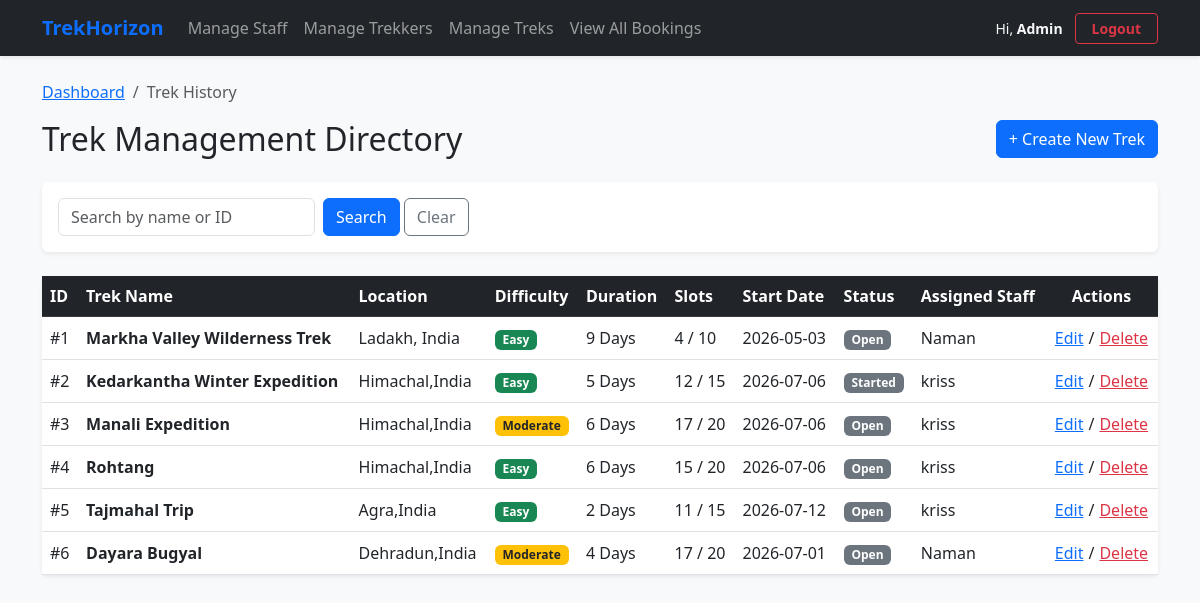
/admin/treks (signed in), run on an earlier commit of the app's database.
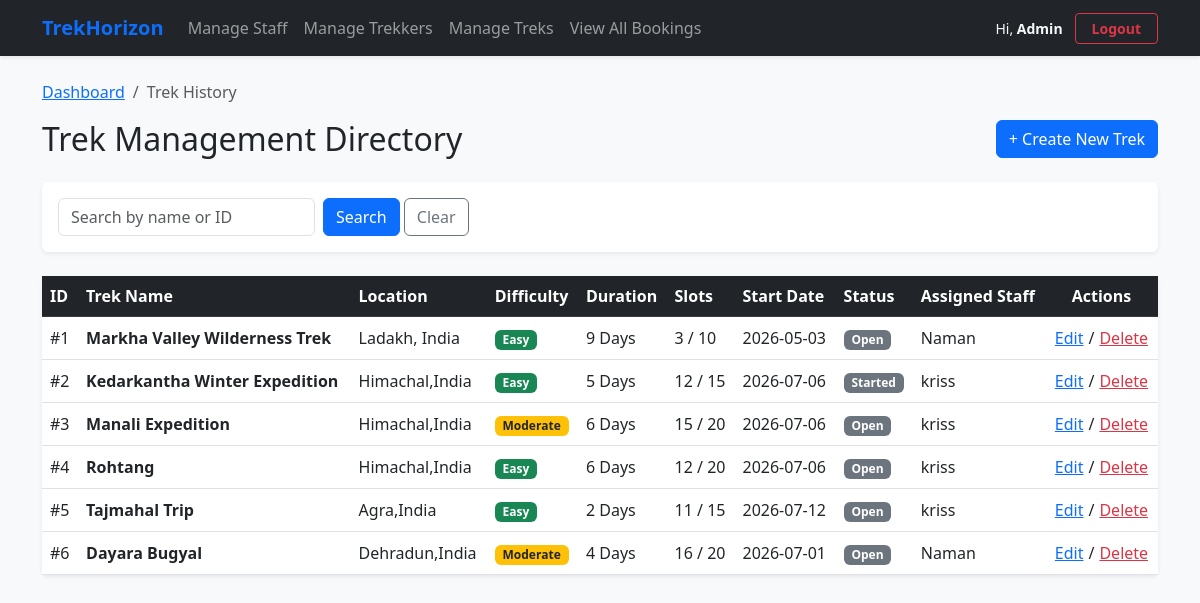
And on a later commit of the database.
### models.py (models this page shows)
class Trek(db.Model):
    trek_id = db.Column(db.Integer, primary_key=True, autoincrement=True)
    trek_name = db.Column(db.String(150), nullable=False)
    location = db.Column(db.String(150), nullable=False)
    difficulty = db.Column(db.Enum('Easy', 'Moderate', 'Hard', name='trek_difficulty'), nullable=False)
    duration_days = db.Column(db.Integer, nullable=False)
    available_slots = db.Column(db.Integer, nullable=False)
    max_slots = db.Column(db.Integer, nullable=False)
    start_date = db.Column(db.Date, nullable=False)
    end_date = db.Column(db.Date, nullable=False)
    status = db.Column(db.Enum('Pending', 'Started', 'Open', 'Closed', 'Completed', name='trek_status'), nullable=False)
    assigned_staff_id = db.Column(db.Integer, db.ForeignKey('user.user_id'), nullable=True)
    cost_per_person = db.Column(db.Float, nullable=False, default=0.0)
    meeting_point = db.Column(db.String(255), nullable=True)
    description = db.Column(db.Text, nullable=True)
    bookings = db.relationship('Booking', backref='trek', lazy=True)

class User(db.Model):
    user_id = db.Column(db.Integer, primary_key=True, autoincrement=True)
    name = db.Column(db.String(100), nullable=False)
    email = db.Column(db.String(100), nullable=False, unique=True)
    password = db.Column(db.String(255), nullable=False)
    phone = db.Column(db.String(20), nullable=True)
    role = db.Column(db.Enum('Admin', 'Staff', 'Trekker', name='user_roles'), nullable=False)
    status = db.Column(db.String(20), nullable=False, default='Approved')
    created_at = db.Column(db.DateTime, default=datetime.utcnow)
    managed_treks = db.relationship('Trek', backref='assigned_staff', lazy=True)
    bookings = db.relationship('Booking', backref='trekker', lazy=True)

### routes/admin.py (the view)
@app.route('/admin/treks')
def admin_trek_list():
    if not check_admin():
        return "Access Forbidden", 403
    search_query = request.args.get('search', '').strip()
    query = Trek.query
    if search_query:
        clean_id = search_query.replace('#', '').strip()
        if clean_id.isdigit():
            query = query.filter(Trek.trek_id == int(clean_id))
        else:
            query = query.filter(Trek.trek_name.like(f"%{search_query}%"))
    all_treks = query.all()
    return render_template('admintreks.html', treks=all_treks, search_query=search_query)

### routes/admin.py (called while the page is built)
def check_admin():
    return 'user_id' in session and session.get('user_role') == 'Admin'

### templates/admintreks.html (shortened to what the changed rows need)
{% extends 'base.html' %}
{% block content %}
    <div class="d-flex justify-content-between align-items-center mb-4">
        <h2 class="mb-0">Trek Management Directory</h2>
    </div>
    <div class="card shadow-sm border-0">
        <div class="card-body p-0">
            <div class="table-responsive">
                <table class="table table-hover mb-0 align-middle">
                    <thead class="table-dark text-nowrap">
                        <tr>
                            <th>ID</th>
                            <th>Trek Name</th>
                            <th>Location</th>
                            <th>Difficulty</th>
                            <th>Duration</th>
                            <th>Slots</th>
                            <th>Start Date</th>
                            <th>Status</th>
                            <th>Assigned Staff</th>
                            <th class="text-center">Actions</th>
                        </tr>
                    </thead>
                    <tbody>
                        {% if treks %}
                            {% for trek in treks %}
                            <tr>
                                <td>#{{ trek.trek_id }}</td>
                                <td><strong>{{ trek.trek_name }}</strong></td>
                                <td>{{ trek.location }}</td>
                                <td>
                                    <span class="badge {% if trek.difficulty == 'Easy' %}bg-success{% elif trek.difficulty == 'Moderate' %}bg-warning text-dark{% else %}bg-danger{% endif %}">
                                        {{ trek.difficulty }}
                                    </span>
                                </td>
                                <td>{{ trek.duration_days }} Days</td>
                                <td>{{ trek.available_slots }} / {{ trek.max_slots }}</td>
                                <td>{{ trek.start_date.strftime('%Y-%m-%d') }}</td>
                                <td>
                                    <span class="badge bg-secondary">{{ trek.status }}</span>
                                </td>
                                <td>
                                    {% if trek.assigned_staff %}
                                        {{ trek.assigned_staff.name }}
                                    {% else %}
                                        <em class="text-muted">Unassigned</em>
                                    {% endif %}
                                </td>
                                <td class="text-center">
                                    <div class="d-inline-flex align-items-center gap-1">
                                        <a href="/admin/trek/edit/{{ trek.trek_id }}" class="btn btn-link p-0 text-primary">Edit</a>
                                        <span>/</span>
                                        <form action="/admin/trek/delete/{{ trek.trek_id }}" method="POST" onsubmit="return confirm('Are you absolutely sure you want to permanently delete this trek? This action cannot be undone.');" class="d-inline">
                                            <button type="submit" class="btn btn-link p-0 text-danger align-baseline">Delete</button>
                                        </form>
                                    </div>
                                </td>
                            </tr>
                            {% endfor %}
                        {% else %}
                            <tr>
                                <td colspan="10" class="text-center py-4 text-muted">No treks match your search parameters. Click "Clear" to view all records.</td>
                            </tr>
                        {% endif %}
                    </tbody>
                </table>
            </div>
        </div>
    </div>
{% endblock %}

What changed in the data, as far as the page shows it:
changed Trek "Markha Valley Wilderness Trek": available_slots "4" → "3"
changed Trek "Manali Expedition": available_slots "17" → "15"
changed Trek "Rohtang": available_slots "15" → "12"
changed Trek "Dayara Bugyal": available_slots "17" → "16"
